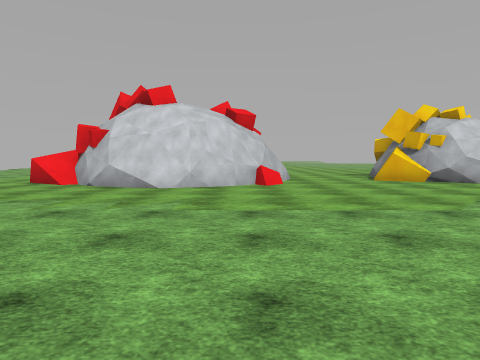
View 1 (above)

18 first-person views from a walk through a 3-D level made in the Unity game engine. The camera is 1.4 m above the floor, tilts 4° down and sees 75° across. The floor is counted in squares, 2 m on a side. Each view is taken from the middle of a square. On the plan, view 1 faces up. The plan holds only what a view shows up to about 10 squares ahead; the rest is blank. The place goes on beyond the plan. Some surface patterns are stand-ins.

View 2
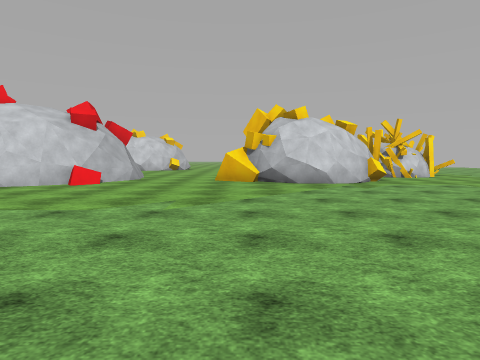

View 3
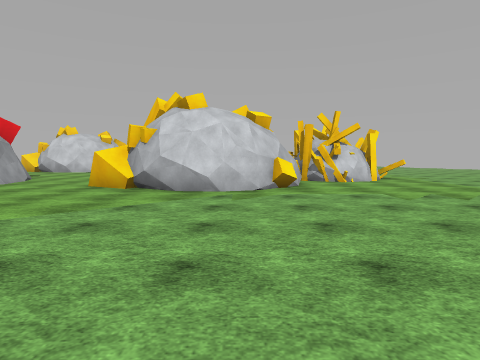

View 4
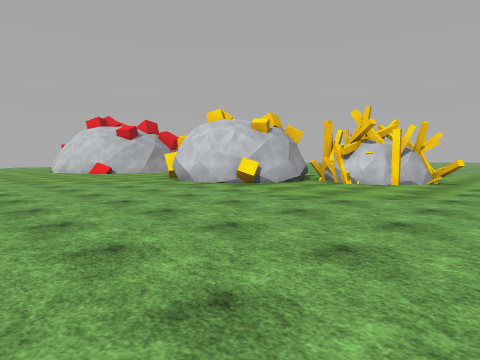

View 5
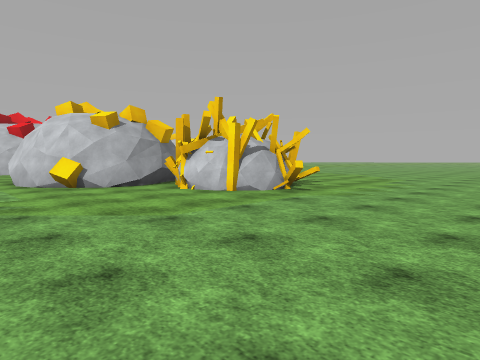

View 6
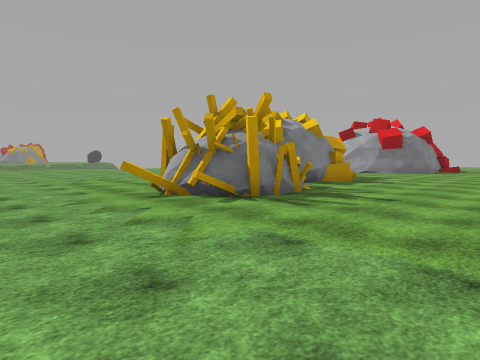

View 7
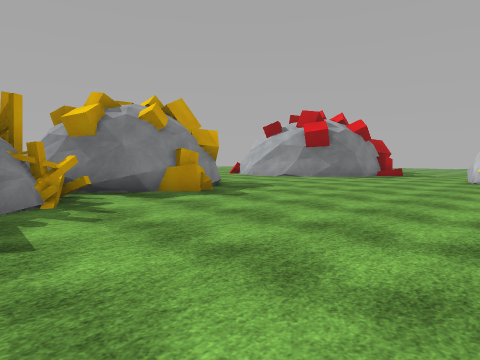

View 8
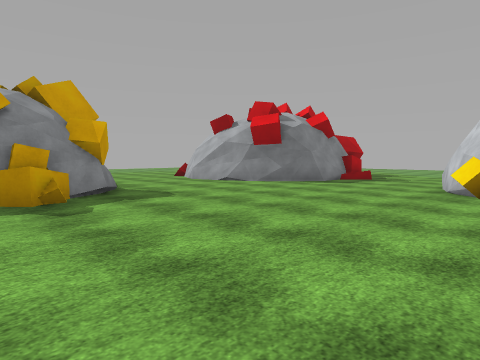

View 9
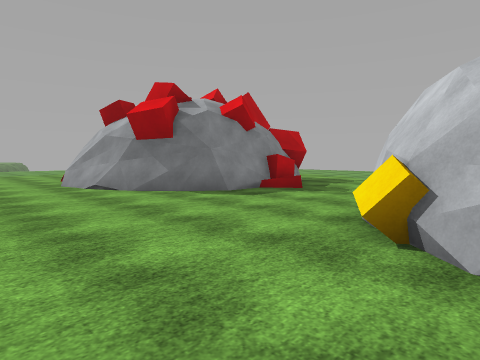

View 10
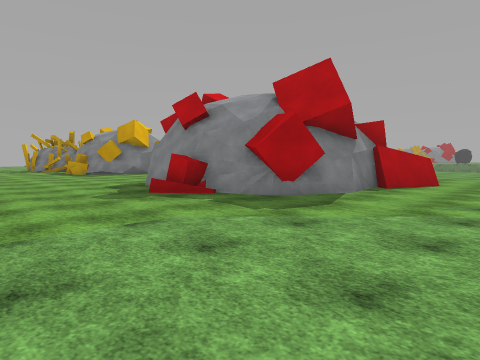

View 11
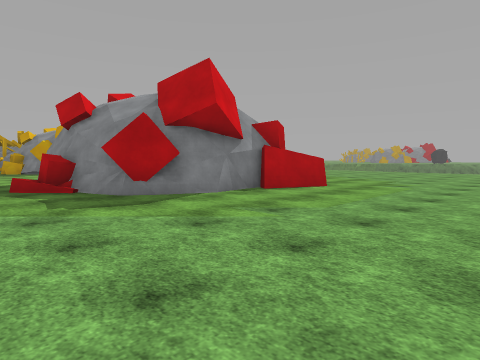

View 12
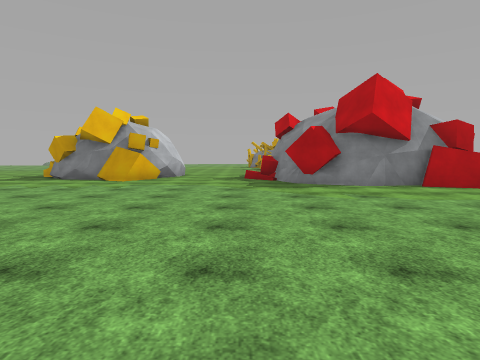

View 13
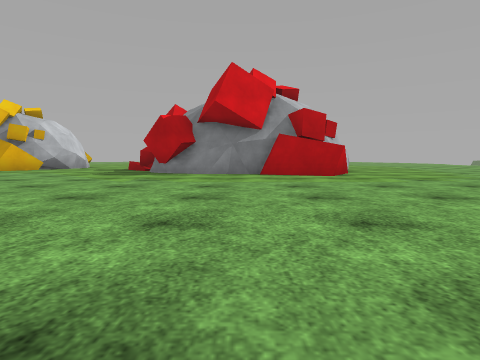

View 14
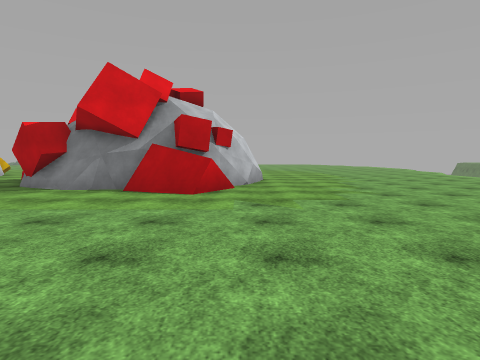

View 15
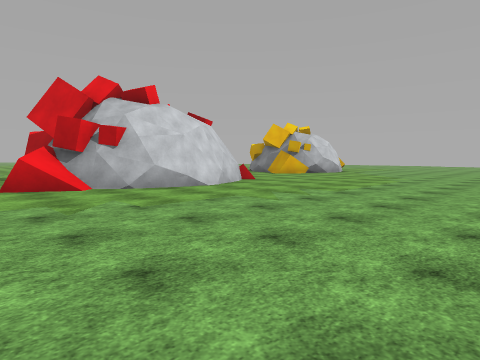

View 16
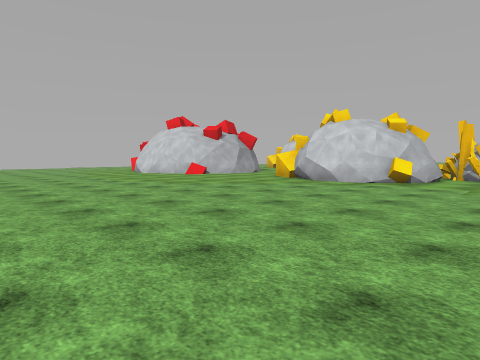

View 17
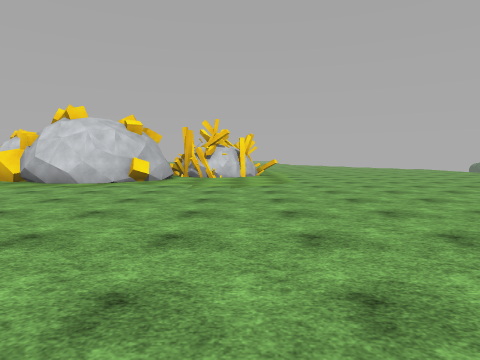

View 18
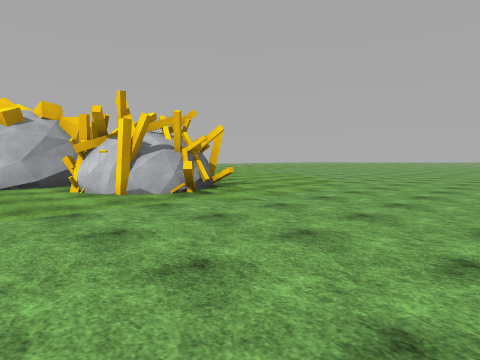

### Floor plan
Key: @ floor where view 1 was taken; # wall or solid block; . main floor; : floor 0.25 m higher than the main floor; / step, stairs or slope; = window, fence, low wall or low ledge; ^ raised ledge.
Columns run from 13 left of view 1 to 19 right of it. Each row starts with its distance up from view 1.
 19      .....#   ##.........  ....
 18    .......^  ##................
 17   .............................
 16  ..............................
 15 .........../...................
 14  .........:##.......=..###=....
 13   .......#####.....#######=.....
 12  .......##   ##...##  #####.....
 11 /.......##    #...#   #.........
 10  .......##    #...##  #..........
  9   .....=##   ##....####..........
  8  ........#####..................
  7   ..............................
  6    ............................
  5     ..........................
  4      ........................
  3       .......................
  2       ......................
  1       .....................
  0              @    .  .....

Positions as (right, up) in squares from view 1, and headings:
1: (0, 0), facing up
2: (5, 0), facing up
3: (8, 2), facing up
4: (15, 3), facing up-left
5: (17, 7), facing up-left
6: (16, 18), facing down-left
7: (11, 19), facing down-left
8: (8, 19), facing down-left
9: (4, 19), facing down-left
10: (-8, 18), facing down-right
11: (-10, 16), facing down-right
12: (-13, 15), facing right
13: (-13, 11), facing right
14: (-12, 8), facing right
15: (-7, 1), facing up-right
16: (12, 0), facing up-left
17: (12, 0), facing up
18: (18, 9), facing up-left
